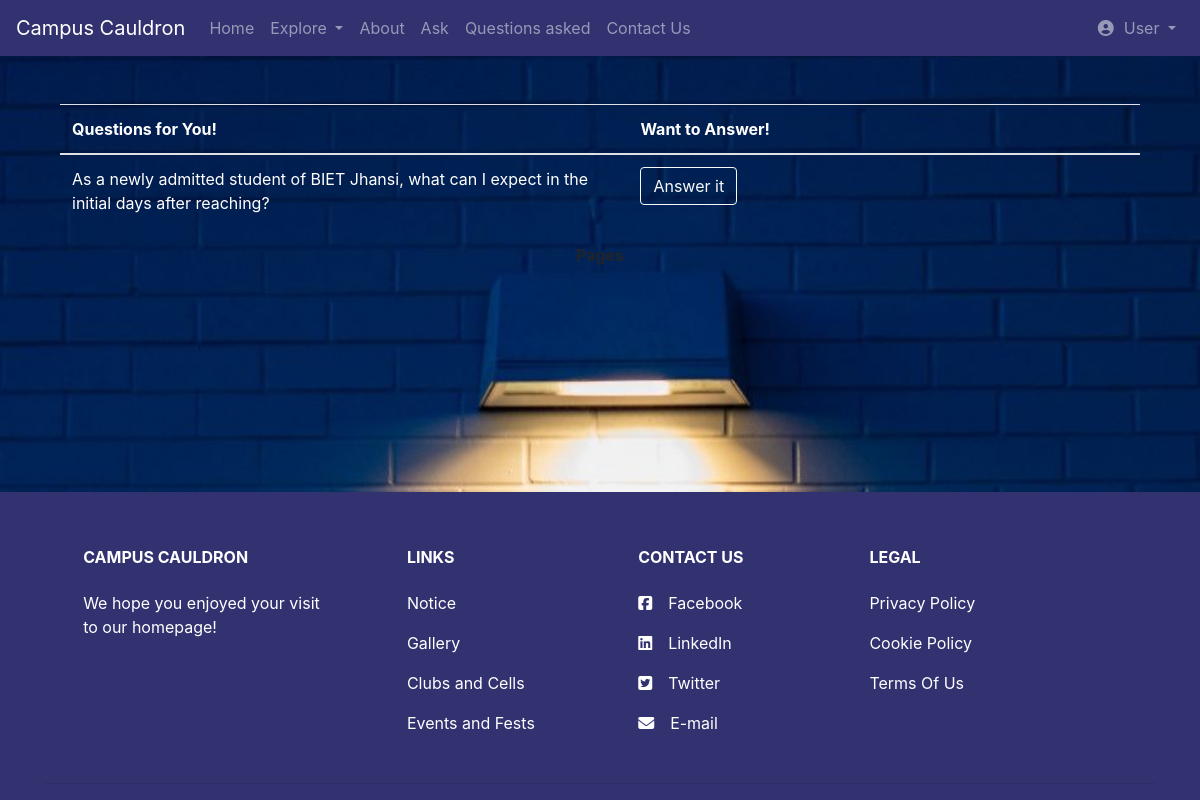
/suggested_questions.php (signed in), run on the app's committed database.
### tables this page shows
CREATE TABLE `users` (
  `userid` int(20) NOT NULL,
  `username` varchar(500) NOT NULL,
  `email` varchar(500) NOT NULL,
  `password` varchar(100) NOT NULL,
  `phone` int(10) NOT NULL
);

CREATE TABLE `q_and_a` (
  `id` int(5) NOT NULL,
  `question` varchar(2000) NOT NULL,
  `ques_approved` tinyint(1) DEFAULT NULL,
  `ques_answered` tinyint(1) NOT NULL,
  `answer` varchar(10000) NOT NULL,
  `ans_approved` tinyint(1) DEFAULT NULL,
  `ans_by` varchar(100) NOT NULL
);

### suggested_questions.php (the view, shortened to what this page needs)
<!DOCTYPE html>
<html lang="en" dir="ltr">
<head>
  <link rel="stylesheet" href="https://cdn.jsdelivr.net/npm/bootstrap@4.5.3/dist/css/bootstrap.min.css">
  <link rel="stylesheet" href="css/styles.css">
</head>
<body style="background-image: url('images/img11.jpg');
        background-repeat: no-repeat;
        background-attachment: fixed;
        background-size: cover;">
      <?php
      include 'include/navbar.php';
      ?>
  <br><br>
  <center>
  <div class="container">
  <section class="sug_ques">
      <div class="container-fluid">
        <?php
        include 'conn.php';
        if (isset($_GET["page"])) {
          $page = $_GET["page"];
        } else {
          $page = 1;
        };
        $start_from = ($page - 1) * 20;
        $sql = "select * from q_and_a WHERE ques_answered<>1 && ques_approved<>0 ORDER BY id DESC LIMIT $start_from, 20 ";
        $rs_result = mysqli_query($con, $sql);
        ?>
        <table class="table" style="color: white">
          <thead>
            <tr>
              <th width="20%">Questions for You!</th>
              <th colspan=2 width="18%">Want to Answer!</th>
            </tr>
          </thead>
          <?php
          while ($row = mysqli_fetch_assoc($rs_result)) {
          ?>
            <tbody>
              <tr>
                <td> <?php echo $row["question"]; ?> </td>
                <td><a class="btn btn-outline-light" href='answer_it.php?key1=<?php echo $row["id"]; ?>'>Answer it</a>
                </td>
              </tr>
            </tbody>
          <?php
          };
          ?>
        </table>
        <strong>Pages </strong>
  </div>
      </div>
  </center>
  <br><br>
  <section id="footer" class="space">
    <footer class="page-footer font-small mdb-color pt-4">
      <div class="container text-center text-md-left">
        <div class="row text-center text-md-left mt-3 pb-3">
          <div class="col-md-3 col-lg-3 col-xl-3 mx-auto mt-3">
            <h6 class="text-uppercase mb-4 font-weight-bold">Campus Cauldron</h6>
            <p>We hope you enjoyed your visit to our homepage!</p>
          </div>
          <div class="col-md-2 col-lg-2 col-xl-2 mx-auto mt-3">
            <h6 class="text-uppercase mb-4 font-weight-bold">Links</h6>
            <p>
              <a class="footer-link" href="index.php#after-intro">Notice</a>
            </p>
            <p>
              <a class="footer-link" href="index.php#after-questions">Gallery</a>
            </p>
            <p>
              <a class="footer-link" href="index.php#after-gallery">Clubs and Cells</a>
            </p>
            <p>
              <a class="footer-link" href="index.php#after-clubs">Events and Fests</a>
            </p>
          </div>
          <div class="col-md-3 col-lg-2 col-xl-2 mx-auto mt-3">
            <h6 class="text-uppercase mb-4 font-weight-bold">Contact us</h6>
            <p>
              <a class="footer-link" href="#!"><i class="fab fa-facebook-square mr-3"></i>Facebook</a>
            </p>
            <p>
              <a class="footer-link" href="#!"><i class="fab fa-linkedin mr-3"></i>LinkedIn</a>
            </p>
            <p>
              <a class="footer-link" href="#!"><i class="fab fa-twitter-square mr-3"></i>Twitter</a>
            </p>
            <p>
              <a class="footer-link" href="#!"><i class="fas fa-envelope mr-3"></i>E-mail</a>
            </p>
          </div>
          <div class="col-md-4 col-lg-3 col-xl-3 mx-auto mt-3">
            <h6 class="text-uppercase mb-4 font-weight-bold">Legal</h6>
            <p>
              <a class="footer-link" href="#!">Privacy Policy</a>
            </p>
            <p>
              <a class="footer-link" href="#!">Cookie Policy</a>
            </p>
            <p>
              <a class="footer-link" href="#!">Terms Of Us</a>
            </p>
          </div>
        </div>
        <hr>
      </div>
    </footer>
  </section>
</body>
</html>

### include/navbar.php (shortened to what this page needs)
<nav class="navbar navbar-expand-lg navbar-dark my-bg">
  <a class="navbar-brand" href="index.php">Campus Cauldron</a>
  <div class="collapse navbar-collapse" id="navbarSupportedContent">
    <ul class="navbar-nav mr-auto">
      <li class="nav-item">
        <a class="nav-link" href="index.php">Home</a>
      </li>
      <li class="nav-item dropdown">
        <a class="nav-link dropdown-toggle" href="#" id="navbarDropdown" role="button" data-toggle="dropdown" aria-haspopup="true" aria-expanded="false">
          Explore
        </a>
      </li>
      <li class="nav-item">
        <a class="nav-link" href="about.php">About</a>
      </li>
      <li class="nav-item">
        <a class="nav-link" <?php
          if (!isset($_SESSION['email'])) {
             ?> href="sign-in.php"<?php } else {
          ?> href="ask.php"
          <?php
          }
          ?>>Ask</a>
      </li>
      <li class="nav-item">
            <a class="nav-link" href="suggested_questions.php">Questions asked</a>
          </li>
      <li class="nav-item">
        <a class="nav-link" href="#">Contact Us</a>
      </li>
    </ul>
    <?php
    if (!isset($_SESSION['email'])) {
    ?>
      <ul class="navbar-nav">
        <li class="nav-item">
          <a class="nav-link" href="admin_login.php"><i class="fas fa-lock icon"></i>Admin Login</a>
        </li>
        <li class="nav-item">
          <a class="nav-link" href="sign-in.php">Sign In</a>
        </li>
        <li class="nav-item">
          <a class="nav-link" href="sign-up.php">Sign Up</a>
        </li>
      </ul>
    <?php } else {
      include 'conn.php';
      $sql1 = "select * from users WHERE email='" . $_SESSION['email'] . "'";
      $rs_result1 = mysqli_query($con, $sql1);
      $roww = mysqli_fetch_assoc($rs_result1);
    ?><ul class="navbar-nav ml-auto">
        <li class="nav-item dropdown ">
          <a class="nav-link dropdown-toggle" href="#" id="navbarDropdown" role="button" data-toggle="dropdown" aria-haspopup="true" aria-expanded="false">
            <i class="fa icon fa-user-circle"></i><?php echo $roww['username']; ?>
          </a>
      </ul>
    <?php
    }
    ?>
  </div>
</nav>

### css/styles.css (style rules this page uses)
html { scroll-behavior: smooth; }
.row { margin-left: 0; margin-right: 0; }
.my-bg { background-color: #31326f }
.nav-link { color: white; }
.icon { padding-right: 10px; }
#footer { background-color: #31326f; color: white; }
.space { position: absolute; bottom: 0; width: 100%; }
.footer-link { color: white }

### data on the page
users: username "User"
q_and_a: question "As a newly admitted student of BIET Jhansi, what can I expect in the initial days after reaching?"
